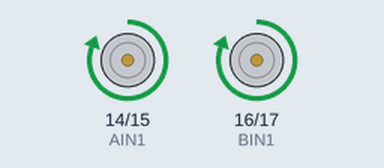
This sketch was run on a simulated Arduino Uno, built with avr-gcc and run on an emulated ATmega328P. Parts: motor-driver pin pairs drawn as motors (green arrow = first pin HIGH = forward, orange = second pin HIGH = backward, longer = more drive, scaled by the enable pin).

Above: at 1.0 s.
At 4.0 s:
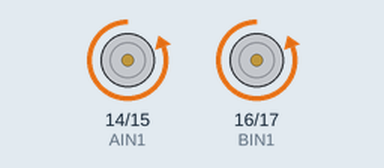
At 7.0 s:
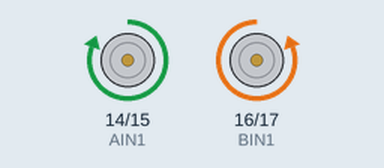
At 10.0 s:
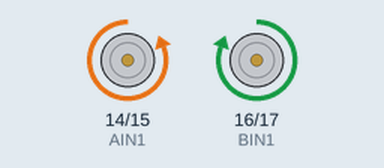
Timing chart, 0 to 15.6 s (numbered marks = the images above):
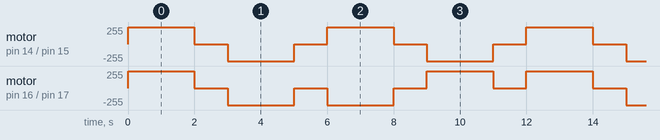

Measured:
- by itself, motor on pin 14 (AIN1) / pin 15 (AIN2): repeats every 6.0 s: stopped 1.0 s, backward 255/255 2.0 s, stopped 1.0 s, forward 255/255 2.0 s
- by itself, motor on pin 16 (BIN1) / pin 17 (BIN2): repeats every 12.0 s: 2 × (stopped 1.0 s, backward 255/255 2.0 s), 2 × (stopped 1.0 s, forward 255/255 2.0 s)

The sketch:

sketch_may5a.ino
```cpp
#define PWMA 12
#define AIN1 14
#define AIN2 15
#define PWMB 13
#define BIN1 16
#define BIN2 17

void setup() {
  pinMode(PWMA, OUTPUT);
  pinMode(AIN1, OUTPUT);
  pinMode(AIN2, OUTPUT);
  pinMode(PWMB, OUTPUT);
  pinMode(BIN1, OUTPUT);
  pinMode(BIN2, OUTPUT);
}

void loop() {
  // Adelante 2 segundos
  avanzar(200);
  delay(2000);

  // Para 1 segundo
  parar();
  delay(1000);

  // Atrás 2 segundos
  retroceder(200);
  delay(2000);

  // Para 1 segundo
  parar();
  delay(1000);

  // Gira derecha 2 segundos
  girarDerecha(200);
  delay(2000);

  // Para 1 segundo
  parar();
  delay(1000);

  // Gira izquierda 2 segundos
  girarIzquierda(200);
  delay(2000);

  // Para 1 segundo
  parar();
  delay(1000);
}

void avanzar(int vel) {
  digitalWrite(AIN1, HIGH);
  digitalWrite(AIN2, LOW);
  analogWrite(PWMA, vel);

  digitalWrite(BIN1, HIGH);
  digitalWrite(BIN2, LOW);
  analogWrite(PWMB, vel);
}

void retroceder(int vel) {
  digitalWrite(AIN1, LOW);
  digitalWrite(AIN2, HIGH);
  analogWrite(PWMA, vel);

  digitalWrite(BIN1, LOW);
  digitalWrite(BIN2, HIGH);
  analogWrite(PWMB, vel);
}

void girarDerecha(int vel) {
  digitalWrite(AIN1, HIGH);
  digitalWrite(AIN2, LOW);
  analogWrite(PWMA, vel);

  digitalWrite(BIN1, LOW);
  digitalWrite(BIN2, HIGH);
  analogWrite(PWMB, vel);
}

void girarIzquierda(int vel) {
  digitalWrite(AIN1, LOW);
  digitalWrite(AIN2, HIGH);
  analogWrite(PWMA, vel);

  digitalWrite(BIN1, HIGH);
  digitalWrite(BIN2, LOW);
  analogWrite(PWMB, vel);
}

void parar() {
  analogWrite(PWMA, 0);
  analogWrite(PWMB, 0);
}
```
